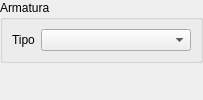
                         <widget class="QWidget" name="pageItemArmor">
                          <layout class="QVBoxLayout" name="verticalLayout_7">
                           <property name="spacing">
                            <number>0</number>
                           </property>
                           <property name="leftMargin">
                            <number>0</number>
                           </property>
                           <property name="topMargin">
                            <number>0</number>
                           </property>
                           <property name="rightMargin">
                            <number>0</number>
                           </property>
                           <property name="bottomMargin">
                            <number>0</number>
                           </property>
                           <item>
                            <widget class="QGroupBox" name="groupBox">
                             <property name="title">
                              <string>Armatura</string>
                             </property>
                             <layout class="QVBoxLayout" name="verticalLayout_8">
                              <item>
                               <layout class="QGridLayout" name="gridLayout_6">
                                <item row="0" column="0">
                                 <widget class="QLabel" name="label_19">
                                  <property name="sizePolicy">
                                   <sizepolicy hsizetype="Fixed" vsizetype="Preferred">
                                    <horstretch>0</horstretch>
                                    <verstretch>0</verstretch>
                                   </sizepolicy>
                                  </property>
                                  <property name="text">
                                   <string>Tipo</string>
                                  </property>
                                 </widget>
                                </item>
                                <item row="0" column="1">
                                 <widget class="QComboBox" name="comboBoxItemArmorType">
                                  <property name="minimumSize">
                                   <size>
                                    <width>150</width>
                                    <height>0</height>
                                   </size>
                                  </property>
                                 </widget>
                                </item>
                               </layout>
                              </item>
                             </layout>
                            </widget>
                           </item>
                           <item>
                            <spacer name="verticalSpacer_17">
                             <property name="orientation">
                              <enum>Qt::Vertical</enum>
                             </property>
                             <property name="sizeType">
                              <enum>QSizePolicy::MinimumExpanding</enum>
                             </property>
                             <property name="sizeHint" stdset="0">
                              <size>
                               <width>0</width>
                               <height>0</height>
                              </size>
                             </property>
                            </spacer>
                           </item>
                          </layout>
                         </widget>
